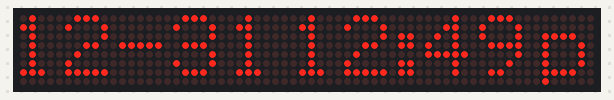
Recording of a sketch running on a simulated Arduino Uno, built with avr-gcc and run on an emulated ATmega328P. Parts: 64×8 LED matrix. What the sketch prints to the serial monitor is not drawn.

Above: at 0.2 s.
At 102.46 s:
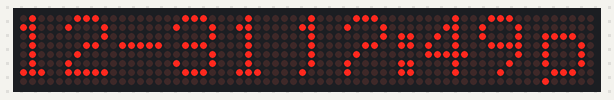

The sketch:

arduino_clock.ino
```cpp
#include <Arduino.h>
#include "font6x8/font6x8.h"
#include "LedControl/LedControl.h"
#include <string.h>

uint8_t DATA_PIN = 12;
uint8_t CLOCK_PIN = 11;
uint8_t LOAD_PIN = 10;
int NUM_DEVICES = 8;
int INTENSITY = 1;

LedControl ledControl = LedControl(DATA_PIN, CLOCK_PIN, LOAD_PIN, NUM_DEVICES);

void setup() {
    Serial.begin(9600);

    pinMode(DATA_PIN, OUTPUT);
    pinMode(CLOCK_PIN, OUTPUT);
    pinMode(LOAD_PIN, OUTPUT);

    for (int index = 0; index < ledControl.getDeviceCount(); index++) {
        ledControl.shutdown(index, false); // at power up is true
        ledControl.setIntensity(index, INTENSITY); // 0 - 16, at power up is 0
    }
}

unsigned long memoryBufferL[8] = {0L, 0L, 0L, 0L, 0L, 0L, 0L, 0L};
unsigned long memoryBufferR[8] = {0L, 0L, 0L, 0L, 0L, 0L, 0L, 0L};
unsigned long screenBufferL[8] = {0L, 0L, 0L, 0L, 0L, 0L, 0L, 0L};
unsigned long screenBufferR[8] = {0L, 0L, 0L, 0L, 0L, 0L, 0L, 0L};

void drawCharacterLine(unsigned char rowBitPattern, int row, int colOffset) {
    unsigned char bitPattern = rowBitPattern;
    for (int col = 0; col < 6; col++) {
        if ((bitPattern & 64L) > 0) {
            if (col + colOffset < 32) {
                memoryBufferL[row] = (1UL << (col + colOffset)) | memoryBufferL[row];
            } else if (col + colOffset < 64) {
                memoryBufferR[row] = (1UL << (col + colOffset - 32)) | memoryBufferR[row];
            }

        }
        bitPattern = bitPattern << 1;
    }
}

void drawCharacter(int ascii, int colOffset) {
    for (int row = 0; row < 8; row++) {
        drawCharacterLine(font[(ascii - 32) * 8 + row], row, colOffset);
    }
}

void clearMemoryBuffer() {
    for (int row = 0; row < 8; row++) {
        memoryBufferL[row] = 0UL;
        memoryBufferR[row] = 0UL;
    }
}

void printMemoryBuffer() {
    char line[130];
    for (int row = 0; row < 8; row++) {
        strcpy(line, "");

        for (int col = 0; col < 64; col++) {
            if (col < 32) {
                if ((memoryBufferL[row] >> col) & 1UL) {
                    strcat(line, "* ");
                } else {
                    strcat(line, "  ");
                }
            } else if (col < 64) {
                if ((memoryBufferR[row] >> (col - 32)) & 1UL) {
                    strcat(line, "* ");
                } else {
                    strcat(line, "  ");
                }
            }
        }
        Serial.println(line);
    }
}

void drawWord(char *word) {
    clearMemoryBuffer();
    Serial.println("");
    int leftShift = 0;
    for (int i = 0; i < strlen(word); i++) {
        //int offset = length < 10 ? 4 + i * 7 : i * 7;
        int offset = i * 7;

        // kerning before writing the letter
        if ((word[i] >= 'a' && word[i] <= 'z') || word[i] == '-' || word[i] == '~' || word[i] == 'I') {
            leftShift += 1;
        }

        if (word[i] >='0' && word[i]<='9') {
            leftShift += 1;
        }

        if (word[i] == '/') {
            leftShift +=1;
        }

        if (word[i] == 'i') {
            leftShift += 1;
        }

        if (word[i] == ' ') {
            leftShift += 3;
        }

        if (word[i] == ':') {
            leftShift += 2;
        }

        // write the letter
        drawCharacter((int) word[i], offset - leftShift);

        // kerning that affects the next letter
        if (word[i] == ':') {
            leftShift += 2;
        }
        if (word[i] == 'i') {
            leftShift += 1;
        }
        if (word[i] == ' ') {
            leftShift += 3;
        }

        if (word[i] == '/') {
            leftShift +=1;
        }
    }
}

// Pixel based updater
void updateLEDDisplay() {
    // Undraw the screenBuffer
    for (int row = 0; row < 8; row++) {
        for (int col = 0; col < 64; col++) {
            if (col < 32) {
                if ((screenBufferL[row] >> col) & 1UL) {
                    int displayOffset = col >> 3;
                    int displaySelect = 3 - displayOffset;
                    ledControl.setLed(displaySelect, row, col - displayOffset * 8, false);
                }
            } else if (col < 64) {
                if ((screenBufferR[row] >> (col - 32)) & 1UL) {
                    int displayOffset = col >> 3;
                    int displaySelect = 3 - displayOffset;
                    ledControl.setLed(displaySelect, row, col - displayOffset * 8, false);
                }
            }
        }
    }

    // Copy the memoryBuffer to the screenBuffer
    for (int row = 0; row < 8; row++) {
        screenBufferL[row] = memoryBufferL[row];
        screenBufferR[row] = memoryBufferR[row];
    }

    // Draw the screenBuffer
    for (int row = 0; row < 8; row++) {
        for (int col = 0; col < 64; col++) {
            int displaySelect = col >> 3;
            if (col < 32) {
                if ((screenBufferL[row] >> col) & 1UL) {
                    ledControl.setLed(7 - displaySelect, row, col - displaySelect * 8, true);
                }
            } else if (col < 64) {
                if ((screenBufferR[row] >> (col - 32)) & 1UL) {
                    ledControl.setLed(7 - displaySelect, row, col - displaySelect * 8, true);
                }
            }
        }
    }
}

void loop() {

    drawWord("12-31 12:49 pm");
    updateLEDDisplay();
    printMemoryBuffer();
    delay(50000);
}
```

font6x8.h
```cpp
//
// Created by George Campbell on 2/8/20.
//

#ifndef ARDUINO_CLOCK_FONT6X8_H
#define ARDUINO_CLOCK_FONT6X8_H
extern unsigned char font[];
#endif //ARDUINO_CLOCK_FONT6X8_H
```
